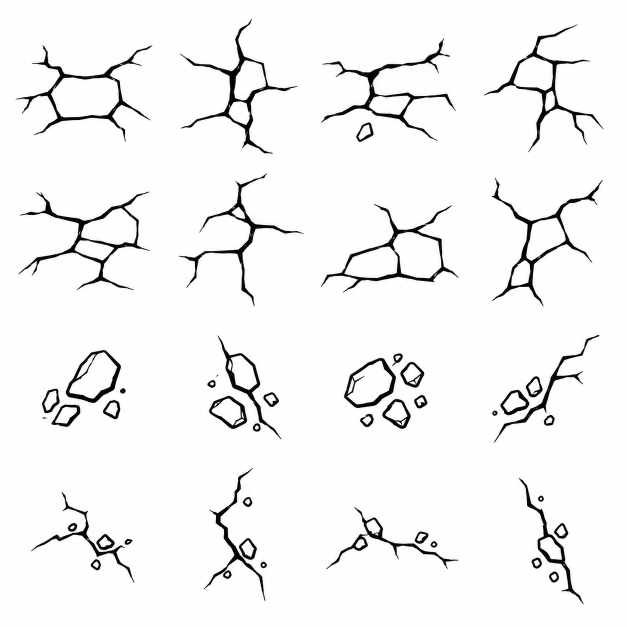
#> input picture ArtConcepts/Desert64/source_cracks.png, 1254 x 1254 px (shown at 1/2 size)
$ python build_tiles.py
#> lines starting #> are read from the running program, lines starting #| are printed output that depends on the picture
from pathlib import Path
from PIL import Image, ImageOps, ImageDraw
import json

ROOT = Path(__file__).resolve().parent
OUT = ROOT.parents[1] / 'Assets/Sprites/TileMaps/Desert64'
COLORS = ['#FFE59A','#FFD16D','#F6BA50','#EAA03C','#EE963E','#E58032','#DB692D','#C8572D','#BA4E36','#A34440','#903B48','#7A354B','#69304B','#552A46','#43243E','#322035']
OUT.mkdir(parents=True, exist_ok=True)
individual = ROOT / 'IndividualTiles'
individual.mkdir(exist_ok=True)
source = Image.open(ROOT / 'source_cracks.png').convert('L')
base = Image.new('RGBA', (256,256))
#> base: PIL image 256x256 RGBA; every value is 0
overlay = Image.new('RGBA', (256,256))
preview = Image.new('RGB', (816,300), '#eee6d6')
draw = ImageDraw.Draw(preview)
draw.text((8,8), 'BASE                           TRANSPARENCIA                   COMBINACION', fill='#43243e')
for i,color in enumerate(COLORS):
    x,y=i%4,i//4
    flat=Image.new('RGBA',(64,64),color)
    crop=source.crop((round(x*source.width/4),round(y*source.height/4),round((x+1)*source.width/4),round((y+1)*source.height/4)))
    mask=ImageOps.invert(crop).point(lambda v: 0 if v<30 else v)
    mask=mask.crop(mask.getbbox())
    mask.thumbnail((56,56),Image.Resampling.LANCZOS)
    alpha=Image.new('L',(64,64))
    alpha.paste(mask,((64-mask.width)//2,(64-mask.height)//2))
    alpha=alpha.point(lambda v: 0 if v<12 else v)
    decal=Image.new('RGBA',(64,64),'#54263E')
    decal.putalpha(alpha)
    base.paste(flat,(x*64,y*64))
    overlay.paste(decal,(x*64,y*64))
    flat.save(individual/f'base_{i+1:02}.png')
    decal.save(individual/f'texture_{i+1:02}.png')
    checker=Image.new('RGBA',(64,64),'#cccccc')
    d=ImageDraw.Draw(checker)
    for yy in range(0,64,8):
        for xx in range(0,64,8):
            if (xx//8+yy//8)%2: d.rectangle((xx,yy,xx+7,yy+7),fill='#eeeeee')
    for panel,tile in enumerate((flat,Image.alpha_composite(checker,decal),Image.alpha_composite(Image.new('RGBA',(64,64),COLORS[i%8]),decal))):
        preview.paste(tile.convert('RGB'),(8+panel*272+x*64,32+y*64))
    assert len(flat.getcolors())==1
    assert alpha.getextrema()[0]==0 and alpha.getextrema()[1]>0
    assert alpha.getbbox()[0]>=4 and alpha.getbbox()[1]>=4
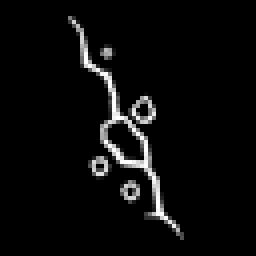
#> alpha: PIL image 64x64 L (shown 4 times larger); min 0, max 255, mean 10.5
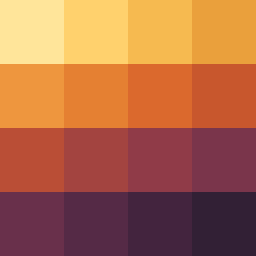
#> base: PIL image 256x256 RGBA; mean R, G, B, A 174.9, 104.4, 70.6, 255
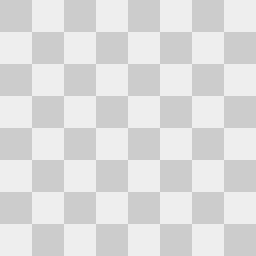
#> checker: PIL image 64x64 RGBA (shown 4 times larger); mean R, G, B, A 221, 221, 221, 255
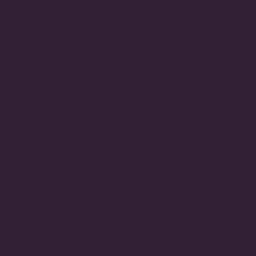
#> flat: PIL image 64x64 RGBA (shown 4 times larger); mean R, G, B, A 50, 32, 53, 255
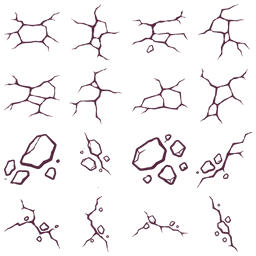
#> overlay: PIL image 256x256 RGBA; mean R, G, B, A 84, 38, 62, 15.1; transparent parts drawn white
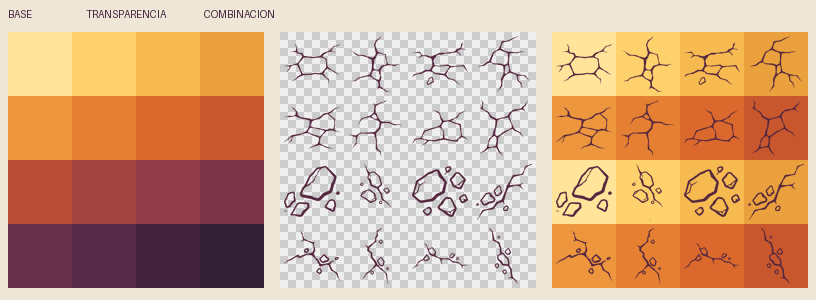
#> preview: PIL image 816x300 RGB; mean R, G, B 210.7, 169, 137.3
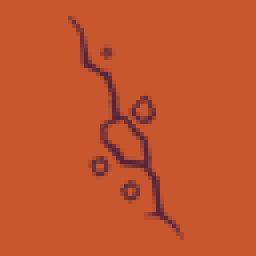
#> tile: PIL image 64x64 RGBA (shown 4 times larger); mean R, G, B, A 195.2, 85, 45.7, 255
base.save(OUT/'Desert_BaseColors_64.png')
overlay.save(OUT/'Desert_TextureOverlay_64.png')
preview.resize((1632,600),Image.Resampling.NEAREST).save(ROOT/'preview.png')
for path in individual.glob('*.png'):
    assert Image.open(path).size==(64,64)
report={'tile_size':[64,64],'atlas_size':[256,256],'tiles_per_atlas':16,'base_uniform':True,'overlay_transparent':True,'colors':COLORS}
(ROOT/'validation.json').write_text(json.dumps(report,indent=2),encoding='utf-8')
print(json.dumps(report))
